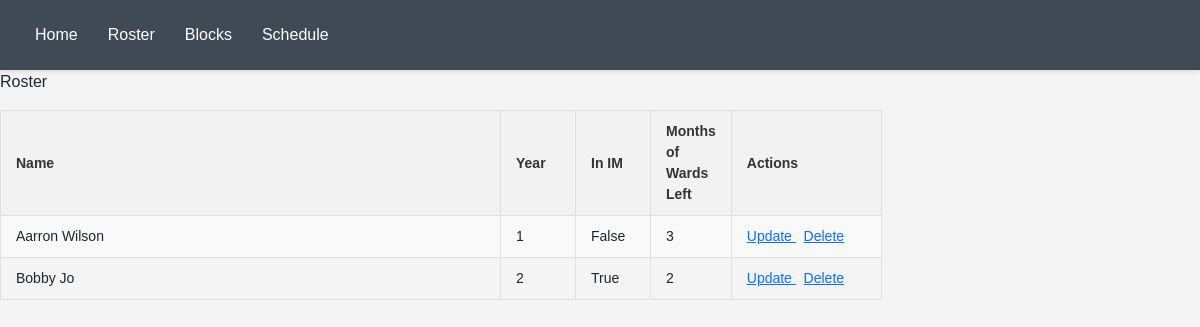
Screenshot of /roster with the database file from the repository.
### Main/models.py (models this page shows)
class Doctor(models.Model):
    name = models.CharField(max_length=200)
    year = models.IntegerField()
    IN_IM = models.BooleanField()
    MONTHS_OF_WARDS_LEFT = models.IntegerField()
    VACATION_MONTH_PREFERENCES = models.CharField(max_length=120)

### Main/views.py (the view)
# urls.py: path('roster',views.roster_page),
def roster_page(request):
    doctors = Doctor.objects.all().order_by('name')
    return render(request, 'roster.html', {'doctors': doctors})

### Main/templates/roster.html (shortened to what this page needs)
{% extends 'base.html' %}
{% block content %}
<p> Roster </p>
    <table>
        <tr>
            <th style="width:300px;"> Name </th>
            <th style="width:75px;"> Year </th>
            <th style="width:75px;"> In IM </th>
            <th style="width:75px;"> Months of Wards Left </th>
            <th style="width:150px;"> Actions </th>
        </tr>
        {% for doctor in doctors %}
            <tr>
                <td style="width:500px;"> {{doctor.name}}</td>
                <td style="width:75px;"> {{doctor.year}}</td>
                <td style="width:75px;"> {{doctor.IN_IM}}</td>
                <td style="width:75px;"> {{doctor.MONTHS_OF_WARDS_LEFT}}</td>
                <td style="width:150px;"> <a href=""> Update </a> &nbsp <a href=""> Delete </a> </td>
            </tr>
        {% endfor %}
    </table>
{% endblock %}

### Main/templates/base.html (style rules this page uses)
body { font-family: Arial, sans-serif; margin: 0; background-color: #f4f4f4; }
table { border-collapse: collapse; margin-bottom: 20px; font-family: Arial, sans-serif; font-size: 14px; }
th, td { padding: 10px 15px; border: 1px solid #e0e0e0; text-align: left; word-wrap: break-word; overflow-wrap: break-word; }
th { background-color: #f2f2f2; font-weight: bold; color: #333; }
tr:nth-child(even) { background-color: #f9f9f9; }

### Main/templates/roster.html (style rules this page uses)
table { border-collapse: collapse; margin-bottom: 20px; font-family: Arial, sans-serif; font-size: 14px; }
th, td { padding: 10px 15px; border: 1px solid #e0e0e0; text-align: left; word-wrap: break-word; overflow-wrap: break-word; }
th { background-color: #f2f2f2; font-weight: bold; color: #333; }
tr:nth-child(even) { background-color: #f9f9f9; }

### rows the page displays
Doctor: name "Aarron Wilson", year "1", IN_IM "False", MONTHS_OF_WARDS_LEFT "3"
Doctor: name "Bobby Jo", year "2", IN_IM "True", MONTHS_OF_WARDS_LEFT "2"
